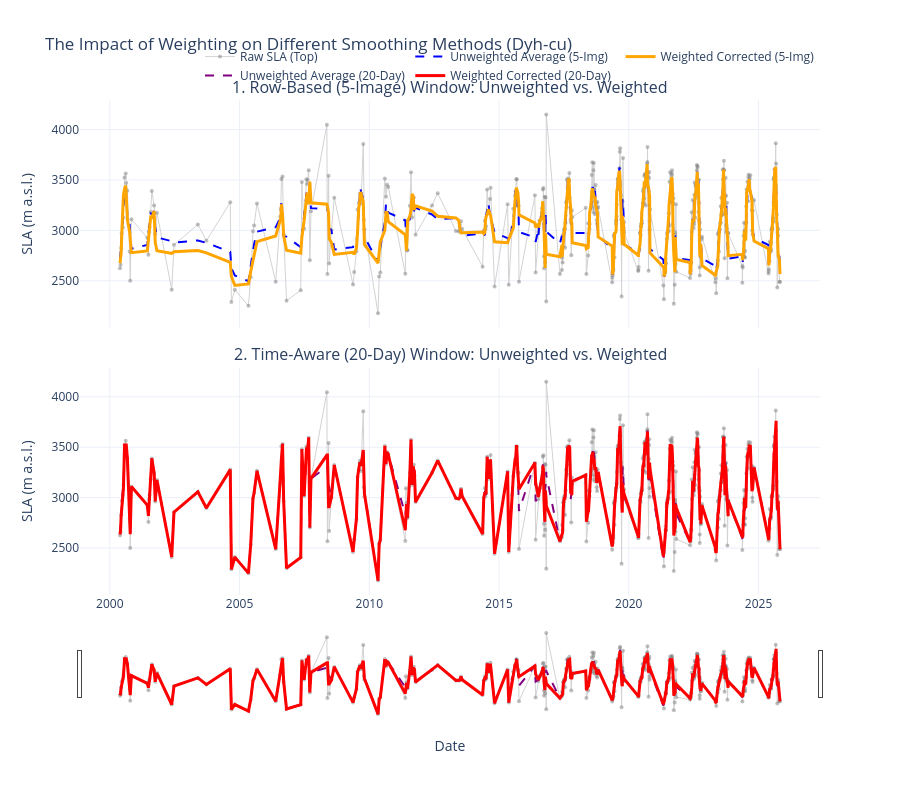

Here is the notebook cell this chart was saved with:
### Markdown cell above
## 6. Visualization: Method Comparison
The two smoothing methods get visualised in two different plots. 
Both showing their weighted and unweighted smoothing result.

### Code cell
# Visualization: unweighted vs. weighted smoothing
GLACIER_TO_PLOT = 'Dyh-cu' 

if GLACIER_TO_PLOT in clean_glaciers:
    df_plot = clean_glaciers[GLACIER_TO_PLOT]

    # Create figure
    fig_compare = make_subplots(
        rows=2, cols=1, 
        shared_xaxes=True, 
        vertical_spacing=0.08,
        subplot_titles=(
            "1. Row-Based (5-Image) Window: Unweighted vs. Weighted", 
            "2. Time-Aware (20-Day) Window: Unweighted vs. Weighted"
        )
    )

    # 5-image based
    # Raw Data
    fig_compare.add_trace(go.Scatter(
        x=df_plot['time_date-string'], y=df_plot['SLA_MP-median'],
        mode='lines+markers', name='Raw SLA (Top)', 
        marker=dict(color='gray', opacity=0.5, size=4),
        line=dict(color='lightgray', width=1)
    ), row=1, col=1)

    # Unweighted 5-Image
    fig_compare.add_trace(go.Scatter(
        x=df_plot['time_date-string'], y=df_plot['SLA_unweighted_5img'],
        mode='lines', name='Unweighted Average (5-Img)', 
        line=dict(color='blue', width=2, dash='dash')
    ), row=1, col=1)

    # Weighted 5-Image
    fig_compare.add_trace(go.Scatter(
        x=df_plot['time_date-string'], y=df_plot['SLA_weighted_5img'],
        mode='lines', name='Weighted Corrected (5-Img)', 
        line=dict(color='orange', width=3)
    ), row=1, col=1)


    # 20-day time-aware
    # Raw Data 
    fig_compare.add_trace(go.Scatter(
        x=df_plot['time_date-string'], y=df_plot['SLA_MP-median'],
        mode='lines+markers', name='Raw SLA', showlegend=False,
        marker=dict(color='gray', opacity=0.5, size=4),
        line=dict(color='lightgray', width=1)
    ), row=2, col=1)

    # Unweighted 20-Day
    fig_compare.add_trace(go.Scatter(
        x=df_plot['time_date-string'], y=df_plot['SLA_unweighted_20day'],
        mode='lines', name='Unweighted Average (20-Day)', 
        line=dict(color='purple', width=2, dash='dash')
    ), row=2, col=1)

    # Weighted 20-Day
    fig_compare.add_trace(go.Scatter(
        x=df_plot['time_date-string'], y=df_plot['SLA_weighted_20day'],
        mode='lines', name='Weighted Corrected (20-Day)', 
        line=dict(color='red', width=3)
    ), row=2, col=1)


    # Layout and formatting
    fig_compare.update_layout(
        title=f"The Impact of Weighting on Different Smoothing Methods ({GLACIER_TO_PLOT})",
        height=800, 
        template="plotly_white", 
        hovermode='x unified',
        legend=dict(orientation="h", yanchor="bottom", y=1.02, xanchor="right", x=1)
    )

    # Set y-axis titles
    fig_compare.update_yaxes(title_text="SLA (m a.s.l.)", row=1, col=1)
    fig_compare.update_yaxes(title_text="SLA (m a.s.l.)", row=2, col=1)
    fig_compare.update_xaxes(title_text="Date", row=2, col=1)

    fig_compare.update_xaxes(rangeslider_visible=True, row=2, col=1)

    fig_compare.show()
else:
    print(f"Error: Could not find '{GLACIER_TO_PLOT}' in your data dictionary.")

### Figure 1 — Plotly figure (JSON) as saved in the notebook; plotly's stock layout.template omitted (floating-point values rounded to 4 significant figures; data arrays with more than 128 entries replaced by an {"elided": "..."} marker saying what was removed)
{"data": [{"line": {"color": "lightgray", "width": 1}, "marker": {"color": "gray", "opacity": 0.5, "size": 4}, "mode": "lines+markers", "name": "Raw SLA (Top)", "type": "scatter", "x": {"elided": "435 str values"}, "xaxis": "x", "y": {"elided": "435 float values"}, "yaxis": "y"}, {"line": {"color": "blue", "dash": "dash", "width": 2}, "mode": "lines", "name": "Unweighted Average (5-Img)", "type": "scatter", "x": {"elided": "435 str values"}, "xaxis": "x", "y": {"elided": "435 float values"}, "yaxis": "y"}, {"line": {"color": "orange", "width": 3}, "mode": "lines", "name": "Weighted Corrected (5-Img)", "type": "scatter", "x": {"elided": "435 str values"}, "xaxis": "x", "y": {"elided": "435 float values"}, "yaxis": "y"}, {"line": {"color": "lightgray", "width": 1}, "marker": {"color": "gray", "opacity": 0.5, "size": 4}, "mode": "lines+markers", "name": "Raw SLA", "showlegend": false, "type": "scatter", "x": {"elided": "435 str values"}, "xaxis": "x2", "y": {"elided": "435 float values"}, "yaxis": "y2"}, {"line": {"color": "purple", "dash": "dash", "width": 2}, "mode": "lines", "name": "Unweighted Average (20-Day)", "type": "scatter", "x": {"elided": "435 str values"}, "xaxis": "x2", "y": {"elided": "435 float values"}, "yaxis": "y2"}, {"line": {"color": "red", "width": 3}, "mode": "lines", "name": "Weighted Corrected (20-Day)", "type": "scatter", "x": {"elided": "435 str values"}, "xaxis": "x2", "y": {"elided": "435 float values"}, "yaxis": "y2"}], "layout": {"annotations": [{"font": {"size": 16}, "showarrow": false, "text": "1. Row-Based (5-Image) Window: Unweighted vs. Weighted", "x": 0.5, "xanchor": "center", "xref": "paper", "y": 1, "yanchor": "bottom", "yref": "paper"}, {"font": {"size": 16}, "showarrow": false, "text": "2. Time-Aware (20-Day) Window: Unweighted vs. Weighted", "x": 0.5, "xanchor": "center", "xref": "paper", "y": 0.46, "yanchor": "bottom", "yref": "paper"}], "height": 800, "hovermode": "x unified", "legend": {"orientation": "h", "x": 1, "xanchor": "right", "y": 1.02, "yanchor": "bottom"}, "title": {"text": "The Impact of Weighting on Different Smoothing Methods (Dyh-cu)"}, "xaxis": {"anchor": "y", "domain": [0, 1], "matches": "x2", "showticklabels": false}, "xaxis2": {"anchor": "y2", "domain": [0, 1], "rangeslider": {"visible": true}, "title": {"text": "Date"}}, "yaxis": {"anchor": "x", "domain": [0.54, 1], "title": {"text": "SLA (m a.s.l.)"}}, "yaxis2": {"anchor": "x2", "domain": [0, 0.46], "title": {"text": "SLA (m a.s.l.)"}}}}
